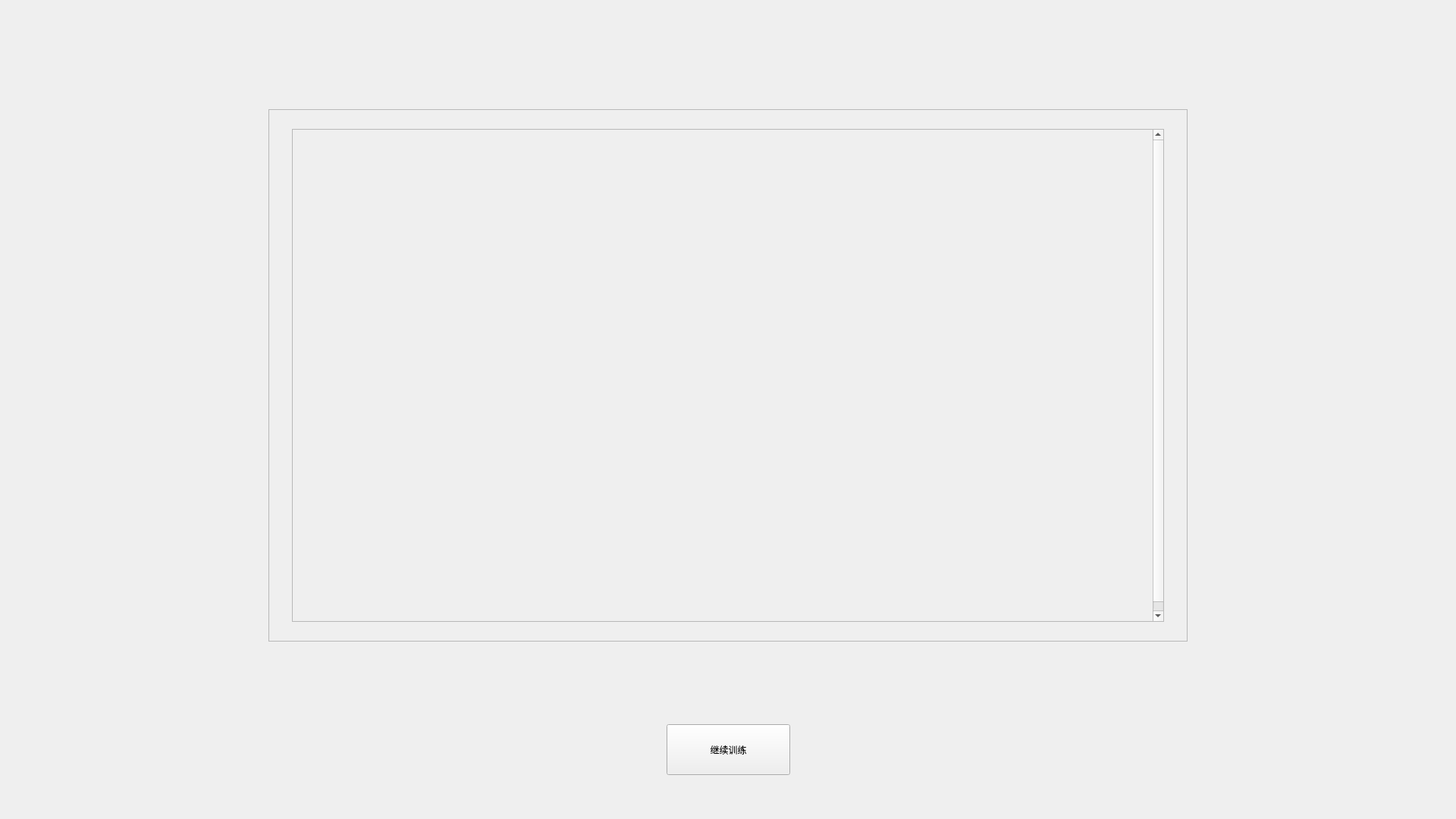
<?xml version="1.0" encoding="UTF-8"?>
<ui version="4.0">
 <class>RbUserCoursePlanWindow</class>
 <widget class="QWidget" name="RbUserCoursePlanWindow">
  <property name="geometry">
   <rect>
    <x>0</x>
    <y>0</y>
    <width>1920</width>
    <height>1080</height>
   </rect>
  </property>
  <property name="sizePolicy">
   <sizepolicy hsizetype="Fixed" vsizetype="Fixed">
    <horstretch>0</horstretch>
    <verstretch>0</verstretch>
   </sizepolicy>
  </property>
  <property name="minimumSize">
   <size>
    <width>1920</width>
    <height>1080</height>
   </size>
  </property>
  <property name="maximumSize">
   <size>
    <width>1920</width>
    <height>1080</height>
   </size>
  </property>
  <property name="windowTitle">
   <string>SimLaparo</string>
  </property>
  <layout class="QVBoxLayout" name="verticalLayout_3">
   <item>
    <layout class="QVBoxLayout" name="verticalLayout_2">
     <property name="spacing">
      <number>0</number>
     </property>
     <item>
      <spacer name="verticalSpacer">
       <property name="orientation">
        <enum>Qt::Vertical</enum>
       </property>
       <property name="sizeType">
        <enum>QSizePolicy::Fixed</enum>
       </property>
       <property name="sizeHint" stdset="0">
        <size>
         <width>20</width>
         <height>133</height>
        </size>
       </property>
      </spacer>
     </item>
     <item>
      <layout class="QHBoxLayout" name="horizontalLayout">
       <property name="spacing">
        <number>0</number>
       </property>
       <item>
        <spacer name="horizontalSpacer">
         <property name="orientation">
          <enum>Qt::Horizontal</enum>
         </property>
         <property name="sizeHint" stdset="0">
          <size>
           <width>40</width>
           <height>20</height>
          </size>
         </property>
        </spacer>
       </item>
       <item>
        <widget class="QFrame" name="frame">
         <property name="sizePolicy">
          <sizepolicy hsizetype="Fixed" vsizetype="Fixed">
           <horstretch>0</horstretch>
           <verstretch>0</verstretch>
          </sizepolicy>
         </property>
         <property name="minimumSize">
          <size>
           <width>1212</width>
           <height>702</height>
          </size>
         </property>
         <property name="maximumSize">
          <size>
           <width>1212</width>
           <height>702</height>
          </size>
         </property>
         <property name="frameShape">
          <enum>QFrame::StyledPanel</enum>
         </property>
         <property name="frameShadow">
          <enum>QFrame::Raised</enum>
         </property>
         <property name="lineWidth">
          <number>0</number>
         </property>
         <layout class="QHBoxLayout" name="horizontalLayout_4">
          <property name="spacing">
           <number>0</number>
          </property>
          <property name="leftMargin">
           <number>0</number>
          </property>
          <property name="topMargin">
           <number>0</number>
          </property>
          <property name="rightMargin">
           <number>0</number>
          </property>
          <property name="bottomMargin">
           <number>0</number>
          </property>
          <item>
           <layout class="QVBoxLayout" name="verticalLayout">
            <property name="spacing">
             <number>0</number>
            </property>
            <item>
             <spacer name="verticalSpacer_4">
              <property name="orientation">
               <enum>Qt::Vertical</enum>
              </property>
              <property name="sizeHint" stdset="0">
               <size>
                <width>20</width>
                <height>40</height>
               </size>
              </property>
             </spacer>
            </item>
            <item>
             <layout class="QHBoxLayout" name="horizontalLayout_3">
              <property name="spacing">
               <number>0</number>
              </property>
              <item>
               <spacer name="horizontalSpacer_5">
                <property name="orientation">
                 <enum>Qt::Horizontal</enum>
                </property>
                <property name="sizeHint" stdset="0">
                 <size>
                  <width>40</width>
                  <height>20</height>
                 </size>
                </property>
               </spacer>
              </item>
              <item>
               <widget class="QScrollArea" name="scrollArea">
                <property name="sizePolicy">
                 <sizepolicy hsizetype="Fixed" vsizetype="Minimum">
                  <horstretch>0</horstretch>
                  <verstretch>0</verstretch>
                 </sizepolicy>
                </property>
                <property name="minimumSize">
                 <size>
                  <width>1150</width>
                  <height>650</height>
                 </size>
                </property>
                <property name="frameShadow">
                 <enum>QFrame::Raised</enum>
                </property>
                <property name="horizontalScrollBarPolicy">
                 <enum>Qt::ScrollBarAlwaysOff</enum>
                </property>
                <property name="widgetResizable">
                 <bool>true</bool>
                </property>
                <widget class="QWidget" name="scrollAreaWidgetContents">
                 <property name="geometry">
                  <rect>
                   <x>0</x>
                   <y>0</y>
                   <width>1150</width>
                   <height>660</height>
                  </rect>
                 </property>
                 <property name="sizePolicy">
                  <sizepolicy hsizetype="Preferred" vsizetype="Minimum">
                   <horstretch>0</horstretch>
                   <verstretch>0</verstretch>
                  </sizepolicy>
                 </property>
                 <property name="minimumSize">
                  <size>
                   <width>1150</width>
                   <height>660</height>
                  </size>
                 </property>
                </widget>
               </widget>
              </item>
              <item>
               <spacer name="horizontalSpacer_6">
                <property name="orientation">
                 <enum>Qt::Horizontal</enum>
                </property>
                <property name="sizeHint" stdset="0">
                 <size>
                  <width>40</width>
                  <height>20</height>
                 </size>
                </property>
               </spacer>
              </item>
             </layout>
            </item>
            <item>
             <spacer name="verticalSpacer_5">
              <property name="orientation">
               <enum>Qt::Vertical</enum>
              </property>
              <property name="sizeHint" stdset="0">
               <size>
                <width>20</width>
                <height>40</height>
               </size>
              </property>
             </spacer>
            </item>
           </layout>
          </item>
         </layout>
        </widget>
       </item>
       <item>
        <spacer name="horizontalSpacer_2">
         <property name="orientation">
          <enum>Qt::Horizontal</enum>
         </property>
         <property name="sizeHint" stdset="0">
          <size>
           <width>40</width>
           <height>20</height>
          </size>
         </property>
        </spacer>
       </item>
      </layout>
     </item>
     <item>
      <spacer name="verticalSpacer_3">
       <property name="orientation">
        <enum>Qt::Vertical</enum>
       </property>
       <property name="sizeHint" stdset="0">
        <size>
         <width>20</width>
         <height>40</height>
        </size>
       </property>
      </spacer>
     </item>
     <item>
      <layout class="QHBoxLayout" name="horizontalLayout_2">
       <property name="spacing">
        <number>0</number>
       </property>
       <item>
        <spacer name="horizontalSpacer_4">
         <property name="orientation">
          <enum>Qt::Horizontal</enum>
         </property>
         <property name="sizeHint" stdset="0">
          <size>
           <width>40</width>
           <height>20</height>
          </size>
         </property>
        </spacer>
       </item>
       <item>
        <widget class="QPushButton" name="continueTrainBtn">
         <property name="sizePolicy">
          <sizepolicy hsizetype="Fixed" vsizetype="Fixed">
           <horstretch>0</horstretch>
           <verstretch>0</verstretch>
          </sizepolicy>
         </property>
         <property name="minimumSize">
          <size>
           <width>163</width>
           <height>67</height>
          </size>
         </property>
         <property name="maximumSize">
          <size>
           <width>163</width>
           <height>67</height>
          </size>
         </property>
         <property name="text">
          <string>继续训练</string>
         </property>
        </widget>
       </item>
       <item>
        <spacer name="horizontalSpacer_3">
         <property name="orientation">
          <enum>Qt::Horizontal</enum>
         </property>
         <property name="sizeHint" stdset="0">
          <size>
           <width>40</width>
           <height>20</height>
          </size>
         </property>
        </spacer>
       </item>
      </layout>
     </item>
     <item>
      <spacer name="verticalSpacer_2">
       <property name="orientation">
        <enum>Qt::Vertical</enum>
       </property>
       <property name="sizeType">
        <enum>QSizePolicy::Fixed</enum>
       </property>
       <property name="sizeHint" stdset="0">
        <size>
         <width>20</width>
         <height>47</height>
        </size>
       </property>
      </spacer>
     </item>
    </layout>
   </item>
  </layout>
 </widget>
 <resources/>
 <connections/>
</ui>
